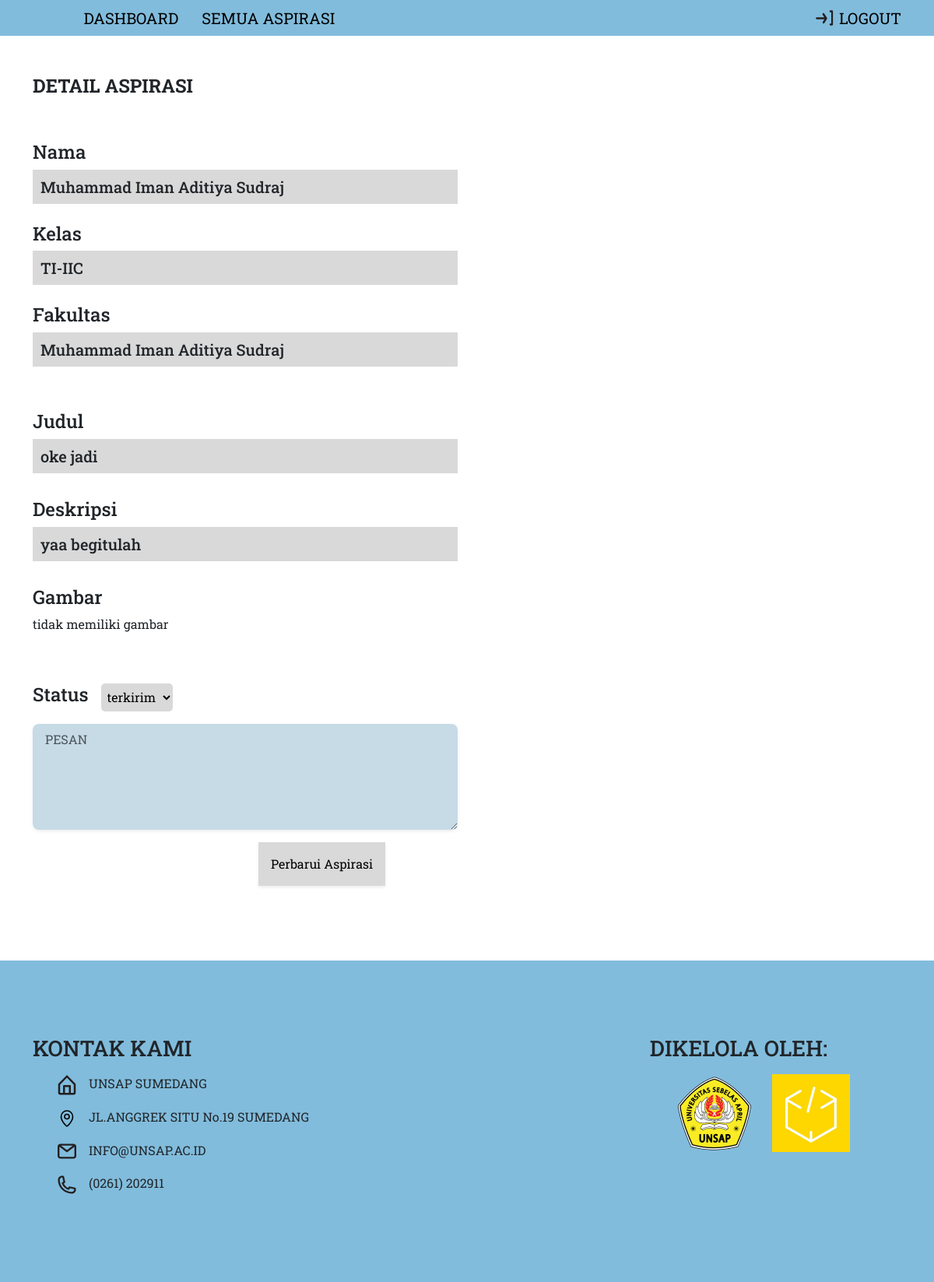
The page /admin/page/detailaspirasi.php?id=23 (signed in) on the database its author committed.
### tables this page shows
CREATE TABLE `aspirasi` (
  `id` int(11) NOT NULL,
  `npm` varchar(12) NOT NULL,
  `judul` varchar(35) NOT NULL,
  `deskripsi` varchar(300) NOT NULL,
  `tanggal` date NOT NULL DEFAULT current_timestamp(),
  `waktu` datetime NOT NULL DEFAULT current_timestamp(),
  `status` enum('terkirim','diproses','selesai','') NOT NULL DEFAULT 'terkirim',
  `gambar` varchar(40) NOT NULL,
  `pesan` varchar(150) NOT NULL
);

CREATE TABLE `mahasiswa` (
  `npm` varchar(12) NOT NULL,
  `password` varchar(80) NOT NULL,
  `nama` varchar(50) NOT NULL,
  `kelas` varchar(12) NOT NULL,
  `fakultas` varchar(12) NOT NULL
);

### admin/func/autoload.php (called while the page is built, shortened)
<?php
$aspirasi = new Aspirasi();

### admin/func/Database.php (called while the page is built, shortened)
<?php
class Database {
    public function __construct() {
        $this->connect = mysqli_connect("localhost", "root", "", "aspirasi");
    }
}

### admin/func/Aspirasi.php (called while the page is built, shortened)
<?php
class Aspirasi extends Database {
    public function selectDetailAspirasi($id) {
        $sql = "SELECT  mahasiswa.nama, mahasiswa.kelas, mahasiswa.fakultas, aspirasi.judul, aspirasi.deskripsi, aspirasi.tanggal, aspirasi.status, aspirasi.gambar, aspirasi.pesan FROM aspirasi, mahasiswa WHERE aspirasi.id = $id AND mahasiswa.npm = aspirasi.npm;
        ";
        $query = mysqli_query($this->connect, $sql);
        return mysqli_fetch_assoc($query);
    }
}

### admin/page/detailaspirasi.php (the view, shortened to what this page needs)
<?php
require("../func/autoload.php");
$data = $aspirasi->selectDetailAspirasi($_GET["id"]);
?>
<!DOCTYPE html>
<html lang="en">
  <head>
    <link rel="stylesheet" href="../assets/css/style.css" />
    <link
      href="https://cdn.jsdelivr.net/npm/bootstrap@5.3.0-alpha3/dist/css/bootstrap.min.css"
      rel="stylesheet"
    />
  </head>
  <body>
    <?php require("navbar.php") ?>
    <section class="detail-aspirasi py-5">
      <div class="container py-5">
        <div class="detail-asp-page">
          <div class="row pb-5">
            <div class="col-6">
              <h1 class="fs-4"><b>DETAIL ASPIRASI</b></h1>
            </div>
          </div>
          <div class="row">
            <div class="col-6 mb-3">
              <h1 class="fs-4">Nama</h1>
              <h2 class="profile-form fs-5"><?= $data["nama"] ?></h2>
            </div>
          </div>
          <div class="row">
            <div class="col-6 mb-3">
              <h1 class="fs-4">Kelas</h1>
              <h2 class="profile-form fs-5"><?= $data["kelas"] ?></h2>
            </div>
          </div>
          <div class="row mb-5">
            <div class="col-6">
              <h1 class="fs-4">Fakultas</h1>
              <h2 class="profile-form fs-5"><?= $data["nama"] ?></h2>
            </div>
          </div>
          <div class="row mb-4">
            <div class="col-6">
              <h1 class="fs-4">Judul</h1>
              <h2 class="profile-form fs-5"><?= $data["judul"] ?></h2>
            </div>
          </div>
          <div class="row mb-4">
            <div class="col-6">
              <h1 class="fs-4">Deskripsi</h1>
              <h2 class="profile-form fs-5">
              <?= $data["deskripsi"] ?>
              </h2>
            </div>
          </div>
          <div class="row mb-5">
            <div class="col-6">
              <h1 class="fs-4">Gambar</h1>
                <?php if(strlen($data["gambar"]) === 0) : ?>
                    <p>tidak memiliki gambar</p>
                <?php else : ?>
                    <img width="450" src="../../assets/img/<?= $data["gambar"] ?>" alt="">
                <?php endif; ?>
            </div>
          </div>
            <form action="" method="post" id="form">
                <div class="row mb-3">
                    <div class="col-6" style="display: flex">
                    <h1 class="fs-4 me-3">Status</h1>
                    <select
                        class="p-1"
                        style="
                        background-color: #d9d9d9;
                        border: none;
                        border-radius: 5px;
                        "
                        name="status"
                    >
                        <?php
                            $option = ["terkirim", "diproses", "selesai"];
                            $disabled = "disabled";
                            foreach($option as $opt) {
                                $selected = "";
                                if($data["status"] === $opt) {
                                    $disabled = "";
                                    $selected = "selected";
                                }
                                echo "<option value=\"$opt\" $disabled $selected>$opt</option>";
                            }
                        ?>
                    </select>
                    </div>
                </div>
                <div class="row mb-3">
                    <div class="col-6">
                    <textarea
                        style="background-color: #659dbb5e"
                        rows="5"
                        placeholder="PESAN"
                        class="form-control form-control-lg fs-6 border-0 shadow-sm"
                        name="pesan"
                    ><?= $data["pesan"] ?></textarea>
                    </div>
                </div>
                <div class="row">
                    <div class="col-8 offset-3" style="margin-left: 290px;">
                        <button
                            style="background-color: #d9d9d9;"
                            class="button-gambar p-3 border-0 shadow-sm"
                            type="submit"
                            name="edit"
                        >
                            Perbarui Aspirasi
                        </button>
                    </div>
                </div>
            </form>
        </div>
      </div>
    </section>
    <?php require("contact.php") ?>
  </body>
</html>

### admin/assets/css/style.css (style rules this page uses)
:root { --primary-color: #81bcdc; }
* { font-family: "Roboto Slab", serif; }
.profile-form { background-color: #d9d9d9; padding: 10px; }

### rows shown on the page
aspirasi: mahasiswa.nama "Muhammad Iman Aditiya Sudraj", mahasiswa.kelas "TI-IIC", judul "oke jadi", deskripsi "yaa begitulah"

### other values the page prints
form field status "terkirim"
